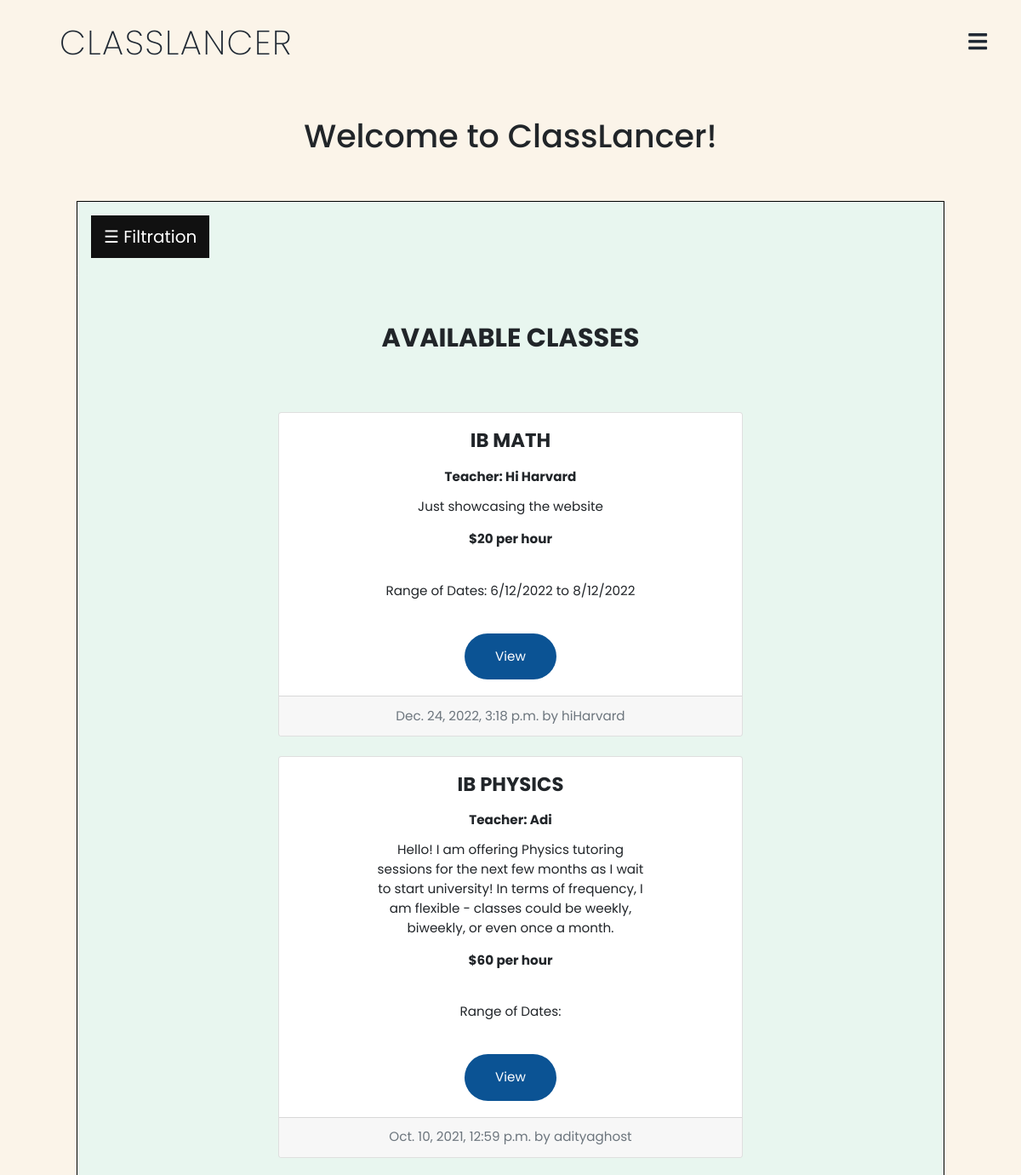
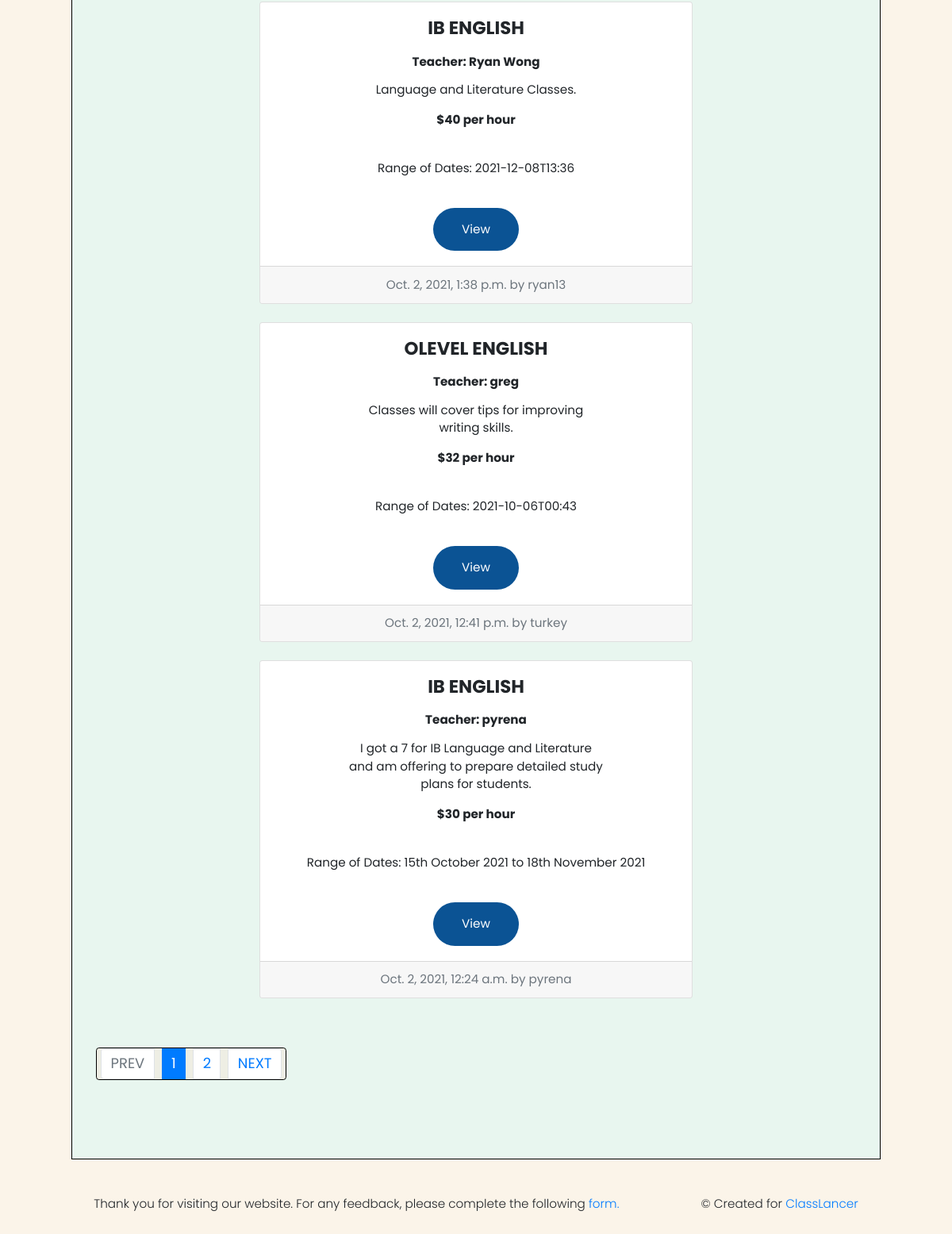
The app's page /allclasses with its own data (2 pictures, top to bottom).
### auctions/models.py (models this page shows)
class Listing(models.Model):
    id = models.IntegerField(primary_key=True)
    user = models.CharField(max_length=64, null=True, default=None)
    teacher = models.CharField(max_length=64, null=True, default=None)
    subject = models.CharField(max_length=100, null=True, default=None)
    description = models.TextField(null=True, default=None)
    price = models.CharField(max_length=64, null=True, default=None)
    datetime = models.CharField(max_length=1024, null=True, default=None)
    timestamp = models.DateTimeField(auto_now_add=True, null=True)
    announcement = models.TextField(null=True, default=None)

### auctions/views.py (the view)
# urls.py: path("allclasses", views.allclasses, name="allclasses"),
def allclasses(request):
    try:
        listings = WatchList.objects.filter(user=request.user.username)
        lst = []
        for listing in listings:
            item = Listing.objects.get(id=listing.listingid)
            lst.append(item)
    except:
        listings = []
        lst = []
        for listing in listings:
            item = Listing.objects.get(id=listing.listingid)
            lst.append(item)
    specific_classes = Listing.objects.order_by("-timestamp").all()
    paginator = Paginator(specific_classes, 5)
    page = request.GET.get('page')
    return render(request, "auctions/allclasses.html", {
        "present": lst,
        "classes": paginator.get_page(page)
    })

### auctions/context_processors.py (called while the page is built)
def add_variable_to_context(request):
    notifmessages = Messages.objects.filter(receiver=request.user.username, read=False)
    overallnotifs = Notifications.objects.filter(user=request.user.username, read=False)
    if request.user.is_authenticated:
        currentmode = Mode.objects.get(user=request.user.username)
    else:
        currentmode = "none"
    return {
        'testme': notifmessages,
        'metoo': overallnotifs,
        'currentmode': currentmode
    }

### auctions/templates/auctions/allclasses.html (shortened to what this page needs)
{% extends "auctions/layout2.html" %}
{% block body %}
    <br>
    <br>
    <br>
    <br>
    <h1 style="text-align:center;">Welcome to ClassLancer!</h1>
    <br>
    <br>
<div style="margin-left:7.5%;width:85%;background-color:#E8F6EF;border: solid;border-color:black;border-width: 0.5px;">
    <div id="main">
      <button class="openbtn" onclick="openNav()" style="margin-left:0px;">☰ Filtration</button>
    </div>
    <div class="jumbotron text-center" style="background-color:#E8F6EF;">
        <h2 class="card-title h2">AVAILABLE CLASSES</h2>
        <br>
        <div class="row d-flex justify-content-center">
            <div class="col-xl-7 pb-2">
                {% if empty %}
                    <h3>No Classes available</h3>
                {% else %}
                    {% for class in classes %}
                        <br>
                        <div class="card card-cascade" style="text-decoration:none;" >
                            <div class="card-body card-body-cascade text-center" style="text-decoration:none;">
                                <h4 class="card-title" style="text-decoration:none;">
                                    <strong>{{class.subject}}</strong>
                                </h4>
                                <h6 class="font-weight-bold indigo-text py-2" style="text-decoration:none;">Teacher: {{class.teacher}}</h6>
                                <p class="" style="text-decoration:none;text-align:center;padding-left:18%;padding-right:18%;">{{class.description}} <br> </p>
                                <p class="font-weight-bold" style="text-decoration:none;">${{class.price}} per hour<br> </p>
                                <br>
                                <p class="" style="text-decoration:none;">Range of Dates: {{class.datetime}}</p>
                                <br>
                                <a href="{% url 'viewclass' class.id %}" class="btn btn-primary" style="background:#0b5394;border-radius: 100px;border:none;outline:none;padding:16px 36px;" >View</a>
                            </div>
                            <div class="card-footer text-muted text-center">
                                {{class.timestamp}} by {{class.user}}
                            </div>
                        </div>
                    {% endfor %}
                {% endif %}
            </div>
        </div>
    <br>
    <br>
     <nav aria-label="Page navigation example" style="margin-left:0%;background-color:transparent;">
    <ul class="pagination justify-content-center" style="text-align:center;">
      {% if classes.has_previous %}
        <li class="page-item">
            <a class="page-link" href="?page={{ classes.previous_page_number }}">Prev</a>
        </li>
      {% else %}
        <li class="page-item disabled"><a class="page-link" href="#">Prev</a></li>
      {% endif %}
      {% for n in classes.paginator.page_range %}
        {% if classes.number == n %}
            <li class="page-item active"><a class="page-link" href="?page={{n}}">{{n}}</a></li>
        {% else %}
        <li class="page-item"><a class="page-link" href="?page={{n}}">{{n}}</a></li>
        {% endif %}
      {% endfor %}
      {% if classes.has_next %}
        <li class="page-item">
            <a class="page-link" href="?page={{ classes.next_page_number }}">Next</a>
        </li>
      {% else %}
        <li class="page-item disabled"><a class="page-link" href="#">Next</a></li>
      {% endif %}
    </ul>
  </nav>
 </div>
 </div>
{% endblock %}

### auctions/static/auctions/styles.css (style rules this page uses)
:root { margin: 0; background-color: #FBF4E9; }
*, *::before, *::after { box-sizing: border-box; }
html { box-sizing: border-box; scroll-behavior: smooth; }
* { margin: 0px; padding: 0px; box-sizing: border-box; font-family: "Poppins", sans-serif; }
.h1, .h2 { font-family: "Poppins", sans-serif; font-weight: 700; text-align: center; }
body { background-color: #FBF4E9; min-height: 100vh; }
nav { background: transparent; }
nav:after { content: ''; clear:both; display:table; }
nav ul { float:right; list-style:none; margin-right:40px; position:relative; top:8px; }
nav ul li { float:left; display:inline-block; background:transparent; margin: 0 5px; }
nav ul li a { color:#1F2833; text-decoration: none; text-transform: uppercase; line-height:70px; font-size: 18px; padding: 8px 15px; }
@media all and (max-width: 1600px) { nav ul li a { font-size:13px; } }
@media all and (max-width: 1350px) { nav ul li a { font-size:18px; } }
@media all and (max-width: 1350px) { nav ul { margin-right: 0px; float:left; background: #eeeee4; border: solid black 0.5px; width: 25%; } }
@media all and (max-width: 1350px) { nav ul li, nav ul ul li { display: block; width: 100%; } }
@media all and (max-width: 1350px) { .show + a, ul { display:none; } }
@media (max-width: 75em) { html { font-size: 95%; } }

### auctions/templates/auctions/layout2.html (style rules this page uses)
.openbtn { font-size: 20px; cursor: pointer; background-color: #111; color: white; padding: 10px 15px; border: none; }
#main { transition: margin-left .5s; padding: 16px; }

### records on screen
Listing: subject "IB MATH", teacher "Hi Harvard", description "Just showcasing the website", price "20", datetime "6/12/2022 to 8/12/2022", timestamp "Dec. 24, 2022, 3:18 p.m.", user "hiHarvard"
Listing: subject "IB PHYSICS", teacher "Adi", description "Hello! I am offering Physics tutoring sessions for the next few months as I wait to start university! In terms of frequency, I am flexible - classes could be weekly, biweekly, or even once a month.", price "60", timestamp "Oct. 10, 2021, 12:59 p.m.", user "adityaghost"
Listing: subject "IB ENGLISH", teacher "Ryan Wong", description "Language and Literature Classes.", price "40", datetime "2021-12-08T13:36", timestamp "Oct. 2, 2021, 1:38 p.m.", user "ryan13"
Listing: subject "OLEVEL ENGLISH", teacher "greg", description "Classes will cover tips for improving writing skills.", price "32", datetime "2021-10-06T00:43", timestamp "Oct. 2, 2021, 12:41 p.m.", user "turkey"
Listing: subject "IB ENGLISH", teacher "pyrena", description "I got a 7 for IB Language and Literature and am offering to prepare detailed study plans for students.", price "30", datetime "15th October 2021 to 18th November 2021", timestamp "Oct. 2, 2021, 12:24 a.m.", user "pyrena"

### other values on screen
{{ n }} "1"
{{ n }} "2"
